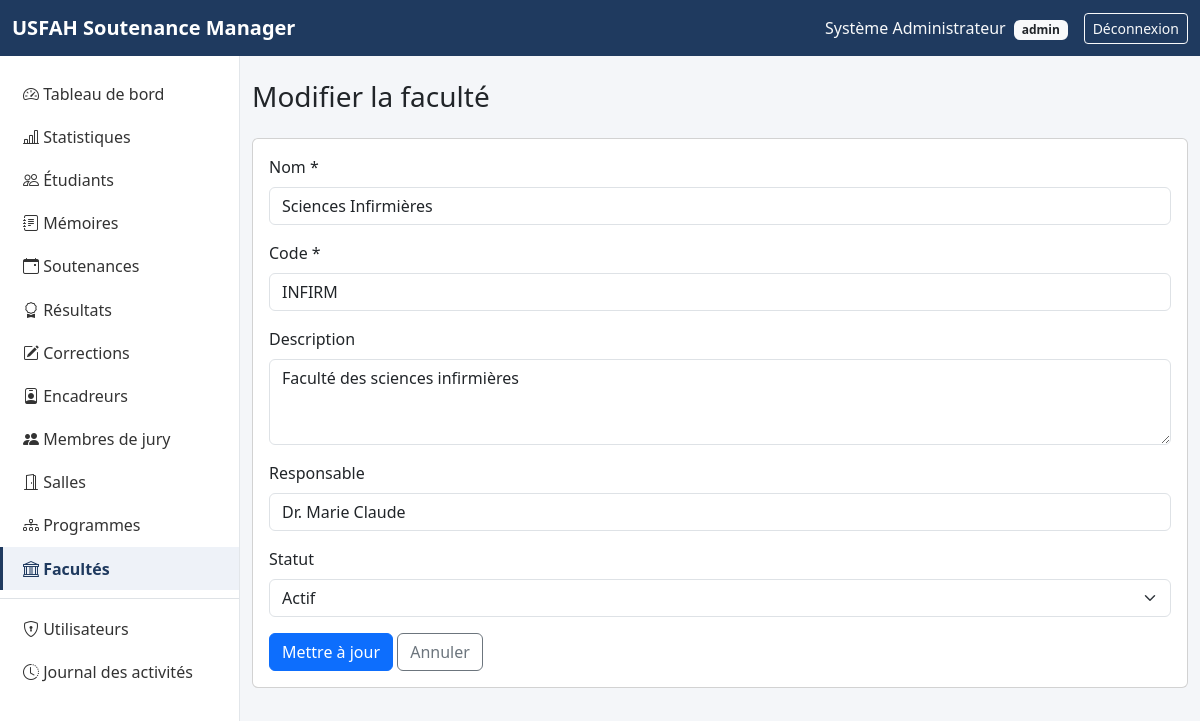
Page /faculties/edit.php?id=2 (signed in) on the committed database.
### tables this page shows
CREATE TABLE faculties (
    id           INT UNSIGNED AUTO_INCREMENT PRIMARY KEY,
    nom          VARCHAR(150) NOT NULL,
    code         VARCHAR(20)  NOT NULL UNIQUE,
    description  TEXT NULL,
    responsable  VARCHAR(150) NULL,
    statut       ENUM('actif','inactif') NOT NULL DEFAULT 'actif',
    created_at   TIMESTAMP NOT NULL DEFAULT CURRENT_TIMESTAMP
);

### includes/functions.php (called while the page is built, shortened)
<?php
function e(?string $value): string
{
    return htmlspecialchars($value ?? '', ENT_QUOTES, 'UTF-8');
}
function old(array $data, string $key, string $default = ''): string
{
    return e($data[$key] ?? $default);
}

### faculties/edit.php (the view, shortened to what this page needs)
<?php
require_once __DIR__ . '/../config/database.php';
require_once __DIR__ . '/../includes/functions.php';
$id = (int) get_param('id', 0);
$stmt = $pdo->prepare('SELECT * FROM faculties WHERE id = ?');
$stmt->execute([$id]);
$faculty = $stmt->fetch();
$data = $faculty;
require __DIR__ . '/../includes/header.php';
?>
<h1 class="h3 mb-4">Modifier la faculté</h1>
<div class="card"><div class="card-body">
<form method="post" action="">
    <div class="mb-3">
        <label class="form-label">Nom *</label>
        <input type="text" name="nom" class="form-control" value="<?= old($data, 'nom') ?>" required>
    </div>
    <div class="mb-3">
        <label class="form-label">Code *</label>
        <input type="text" name="code" class="form-control" value="<?= old($data, 'code') ?>" required>
    </div>
    <div class="mb-3">
        <label class="form-label">Description</label>
        <textarea name="description" class="form-control" rows="3"><?= old($data, 'description') ?></textarea>
    </div>
    <div class="mb-3">
        <label class="form-label">Responsable</label>
        <input type="text" name="responsable" class="form-control" value="<?= old($data, 'responsable') ?>">
    </div>
    <div class="mb-3">
        <label class="form-label">Statut</label>
        <select name="statut" class="form-select">
            <option value="actif" <?= $data['statut'] === 'actif' ? 'selected' : '' ?>>Actif</option>
        </select>
    </div>
    <button type="submit" class="btn btn-primary">Mettre à jour</button>
    <a href="index.php" class="btn btn-outline-secondary">Annuler</a>
</form>
</div></div>
<?php require __DIR__ . '/../includes/footer.php'; ?>

### assets/css/style.css (style rules this page uses)
:root { --usfah-primary: #1f3a5f; --usfah-primary-dark: #142842; }
body { background-color: #f4f6f9; }

### rows in the picture
faculties: nom "Sciences Infirmières", code "INFIRM", description "Faculté des sciences infirmières", responsable "Dr. Marie Claude", statut "Actif"

### other values in the picture
$_SESSION['user_name'] "Système Administrateur"
current_user_role() "admin"
$label "Tableau de bord"
$label "Statistiques"
$label "Étudiants"
$label "Mémoires"
$label "Soutenances"
$label "Résultats"
$label "Corrections"
$label "Encadreurs"
$label "Membres de jury"
$label "Salles"
$label "Programmes"
$label "Facultés"
